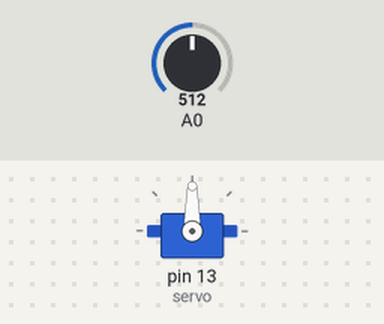
The sketch below on a simulated Arduino Uno, built with avr-gcc and run on an emulated ATmega328P. Parts: servo. Inputs (shaded band) come from the test bench; at power-on: A0 = 512.

Above: at 1.2 s.
1.3 s: A0 set to 716
At 1.6 s:
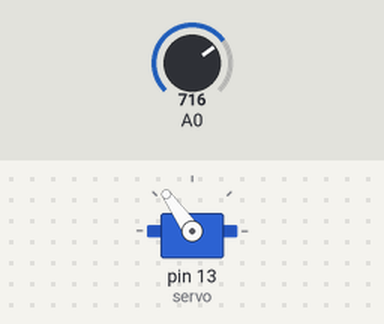
2.8 s: A0 set to 900
At 3.6 s:
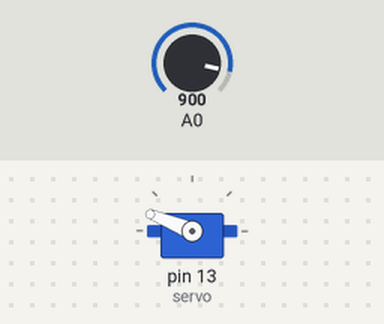
4.3 s: A0 set to 1023
At 5.0 s:
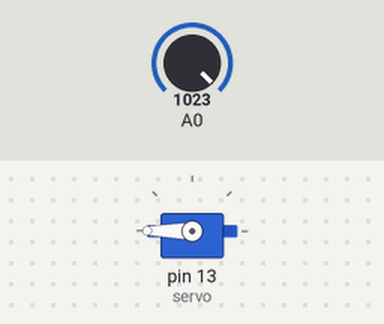
5.8 s: A0 set to 306
At 7.0 s:
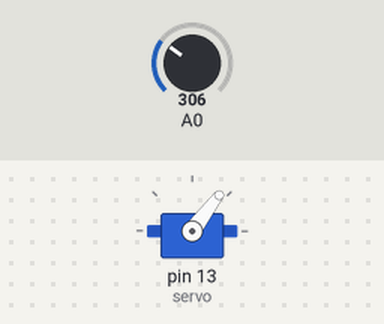
7.3 s: A0 set to 122
At 8.5 s:
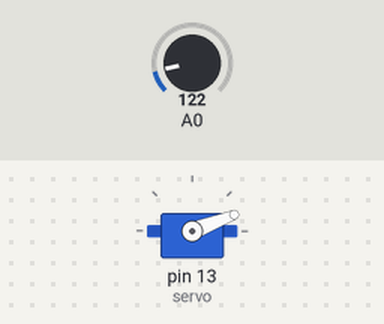
Timing chart, 0 to 9.8 s (numbered marks = the images above; inputs shaded):
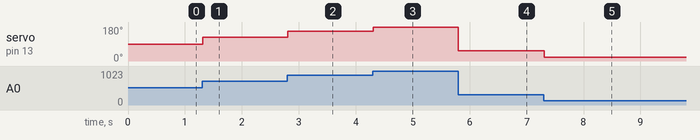

Measured:
- after the input at 1.3 s, servo on pin 13 (servo): 90° → 125° at once
- after the input at 2.8 s, servo on pin 13 (servo): 125° → 158° at once
- after the input at 4.3 s, servo on pin 13 (servo): 158° → 180° at once
- after the input at 5.8 s, servo on pin 13 (servo): 180° → 53° at once
- after the input at 7.3 s, servo on pin 13 (servo): 53° → 21° at once

The sketch:

sketch_oct24a.ino
```cpp
#include <Servo.h>

Servo servo;

int val;

void setup() {
  servo.attach(13);
}

void loop() {
  val = analogRead(A0);
  val = map(val, 0, 1023, 0, 180);
  servo.write(val);
  delay(15);
}
```
